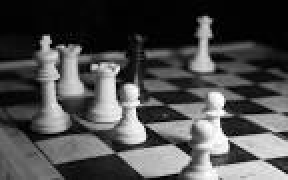
#> input picture HT.jpg, 144 x 90 px, found by its file name (shown 2 times larger)
$ python hough_lines_test.py
#> lines starting #> are read from the running program, lines starting #| are printed output that depends on the picture
def hough_line(img, angle_step=1):
    import numpy as np
    """
    Hough transform for lines
    Input:
    img - 2D binary image with nonzeros representing edges
    angle_step - Spacing between angles to use every n-th angle
      between -90 and 90 degrees. Default step is 1.
    Returns:
    accumulator - 2D array of the hough transform accumulator
    theta - array of angles used in computation, in radians.
    rhos - array of rho values. Max size is 2 times the diagonal
           distance of the input image.
    """
    # Rho and Theta ranges
    thetas = np.deg2rad(np.arange(-90.0, 90.0, angle_step))
    width, height = img.shape
    diag_len = np.ceil(np.sqrt(width * width + height * height))
    rhos = np.linspace(-diag_len, diag_len, diag_len * 2.0)

    # Cache some resuable values
    cos_t = np.cos(thetas)
    sin_t = np.sin(thetas)
    num_thetas = len(thetas)

    # Hough accumulator array of theta vs rho
    accumulator = np.zeros((2 * diag_len, num_thetas), dtype=np.uint64)
    y_idxs, x_idxs = np.nonzero(img)  # (row, col) indexes to edges

    # Vote in the hough accumulator
    for i in range(len(x_idxs)):
        x = x_idxs[i]
        y = y_idxs[i]

        for t_idx in range(num_thetas):
            # Calculate rho. diag_len is added for a positive index
            rho = round(x * cos_t[t_idx] + y * sin_t[t_idx]) + diag_len
            accumulator[rho, t_idx] += 1

    return accumulator, thetas, rhos


def show_hough_line(img, accumulator):
    import matplotlib.pyplot as plt

    fig, ax = plt.subplots(1, 2, figsize=(10, 10))

    ax[0].imshow(img, cmap=plt.cm.gray)
    ax[0].set_title('Input image')
    ax[0].axis('image')

    ax[1].imshow(
        accumulator, cmap='jet',
        extent=[np.rad2deg(thetas[-1]), np.rad2deg(thetas[0]), rhos[-1], rhos[0]])
    ax[1].set_aspect('equal', adjustable='box')
    ax[1].set_title('Hough transform')
    ax[1].set_xlabel('Angles (degrees)')
    ax[1].set_ylabel('Distance (pixels)')
    ax[1].axis('image')

    # plt.axis('off')
    plt.savefig('imgs/output.png', bbox_inches='tight')
    plt.show()


import cv2
import Functions
import numpy as np
from matplotlib import pyplot as plt


# Getting Image for processing
path = 'D:\Git\Private\ImageProcessingProject\\'
imageFileName = 'HT.jpg'


img = cv2.imread(path + imageFileName,cv2.IMREAD_GRAYSCALE)
#> img is the input picture: shape (90, 144); min 0, max 255, mean 77
edges = cv2.Canny(img,100,200)
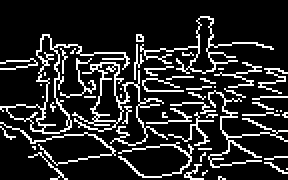
#> edges: shape (90, 144) (shown 2 times larger); 15.6% white in thin lines or dots

plt.subplot(121),plt.imshow(img,cmap = 'gray')
plt.title('Original Image'), plt.xticks([]), plt.yticks([])
plt.subplot(122),plt.imshow(edges,cmap = 'gray')
plt.title('Edge Image'), plt.xticks([]), plt.yticks([])

plt.show()
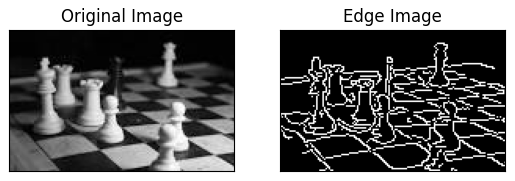
#> figure drawn by matplotlib, 2 panels
imgPath = 'imgs/binary_crosses.png'
accumulator, thetas, rhos = hough_line(img)
#> (the run stopped early here; a loop or call above may not have finished)
